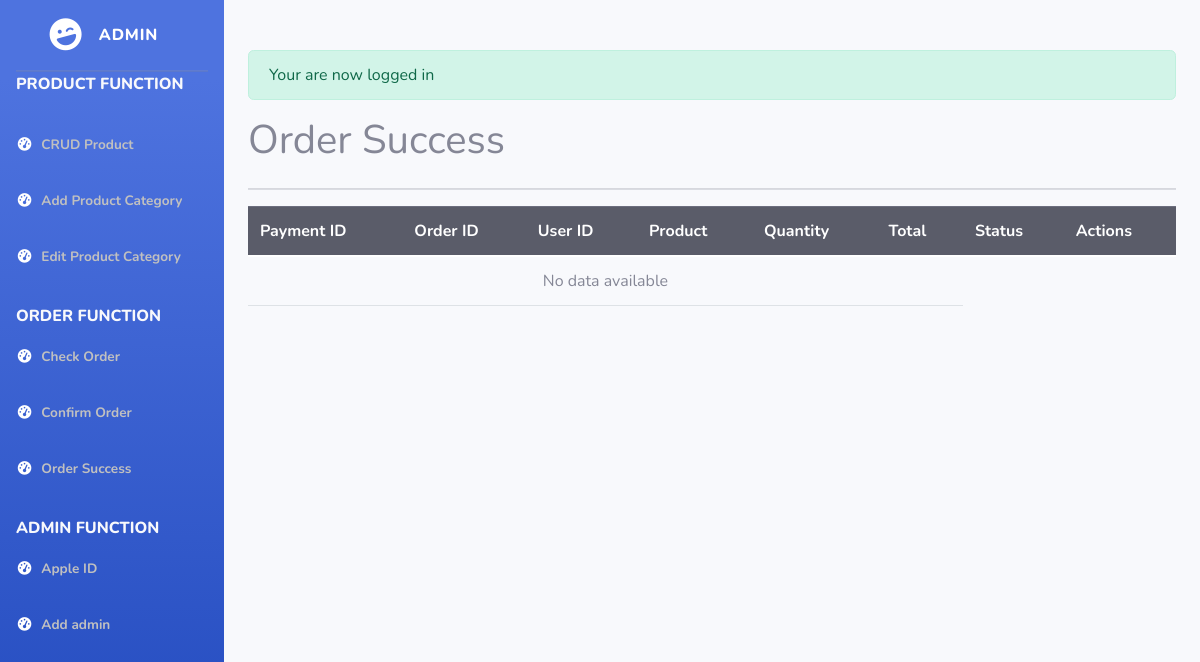
The page /admin/success.php (signed in) on the database as committed earlier.
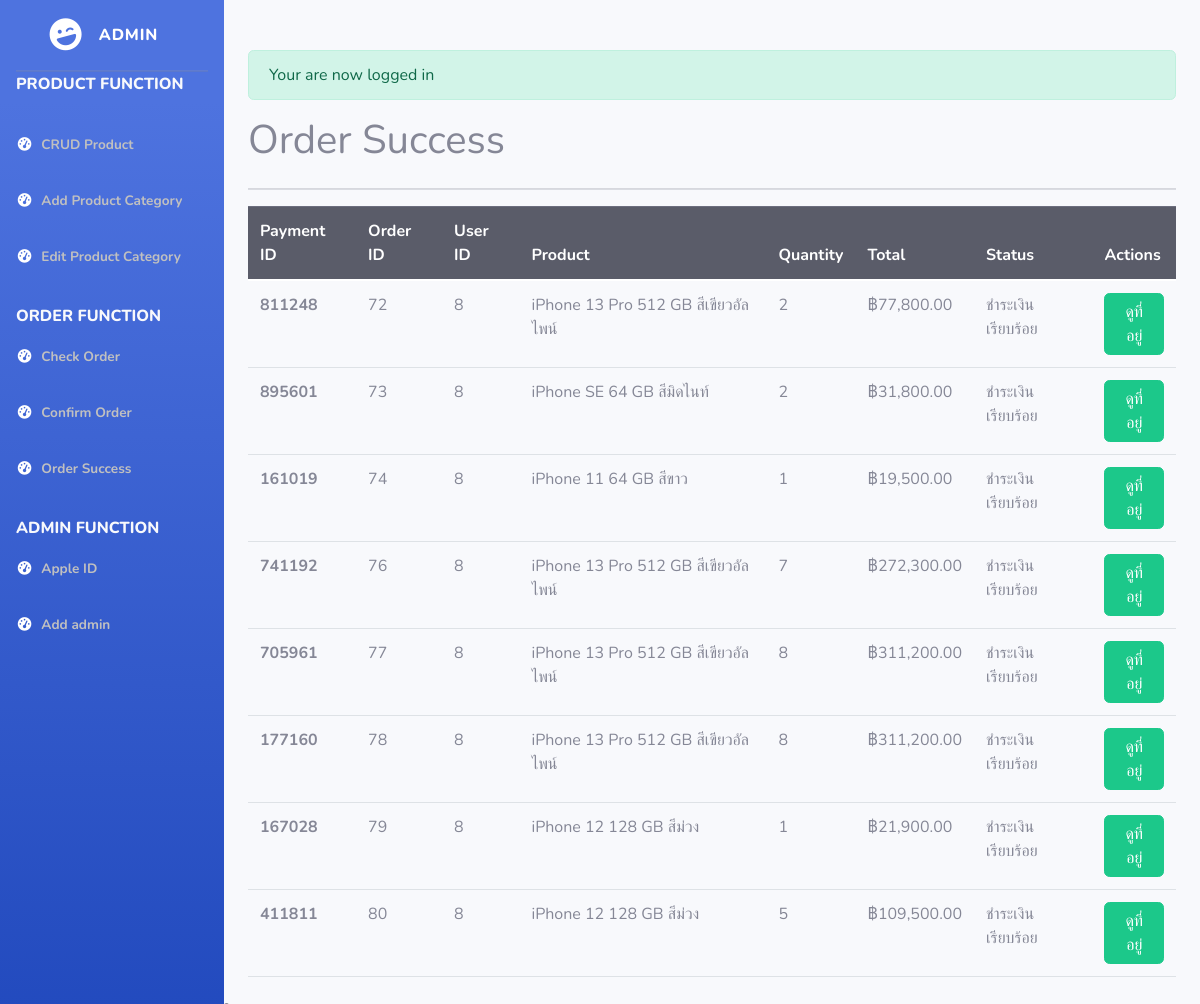
The same page on the database as committed later.
### tables this page shows
CREATE TABLE `order_detail` (
  `id` int(11) NOT NULL,
  `order_id` int(11) NOT NULL,
  `user_id` int(11) NOT NULL,
  `payment_id` int(11) NOT NULL,
  `total` float NOT NULL
);

CREATE TABLE `order_item` (
  `order_id` int(11) NOT NULL,
  `cart_id` int(11) NOT NULL,
  `quantity` int(11) NOT NULL
);

CREATE TABLE `cart_item` (
  `cart_id` int(11) NOT NULL,
  `user_id` int(11) NOT NULL,
  `product_id` int(11) NOT NULL,
  `date` datetime NOT NULL,
  `quantity` int(11) NOT NULL
);

CREATE TABLE `product` (
  `product_id` int(11) NOT NULL,
  `name` varchar(100) NOT NULL,
  `rom` int(11) NOT NULL,
  `descrip` varchar(255) NOT NULL,
  `quantity` int(11) NOT NULL,
  `category_id` int(11) NOT NULL,
  `price` float(15,2) NOT NULL,
  `img` varchar(255) NOT NULL
);

CREATE TABLE `payment_details` (
  `payment_id` int(11) NOT NULL,
  `order_id` int(11) NOT NULL,
  `status` varchar(255) NOT NULL,
  `provider` varchar(100) NOT NULL,
  `img` varchar(255) NOT NULL
);

### admin/success.php (the view, shortened to what the changed rows need)
<?php
require_once "config/db.php";
?>
<!DOCTYPE html>
<html lang="en">
<head>
    <link href="vendor/fontawesome-free/css/all.min.css" rel="stylesheet" type="text/css">
    <link rel="stylesheet" href="http://127.0.0.1/Mini_Project_G4/bootstrap-5.0.2-dist/css/bootstrap.min.css">
    <link rel="stylesheet" href="http://127.0.0.1/Mini_Project_G4/bootstrap-5.0.2-dist/js/bootstrap.js">
    <link href="sb-admin-2.min.css" rel="stylesheet">
</head>
<body>
    <div id="wrapper">
        <div id="content-wrapper" class="d-flex flex-column">
            <div id="content" style="padding-top:50px;">
                <div class="container-fluid">
                    <div class="container-md-auto">
                        <div class="row">
                            <div class="col-md-6">
                                <h1>Order Success </h1>
                            </div>
                        </div>
                        <table class="table">
                        <thead class="thead-dark">
                                <tr>
                                    <th scope="col">Payment ID </th>
                                    <th scope="col">Order ID</th>
                                    <th scope="col">User ID</th>
                                    <th scope="col">Product</th>
                                    <th scope="col">Quantity</th>
                                    <th scope="col">Total</th>
                                    <th scope="col">Status</th>
                                    <th scope="col">Actions</th>
                                </tr>
                            </thead>
                            <tbody>
                                <?php
                                $status = "ชำระเงินเรียบร้อย";
                                $stmt = $conn->query("SELECT product.`rom`,product.`descrip`,order_detail.`id`,order_detail.`order_id`,order_detail.`user_id`,order_detail.`payment_id`,order_detail.`total`,order_item.`order_id`,order_item.`cart_id`,order_item.`quantity`,cart_item.`cart_id`,cart_item.`user_id`,cart_item.`product_id`,cart_item.`quantity`,product.`name` ,payment_details.status
                                FROM order_detail
                                JOIN order_item
                                ON order_detail.`order_id` = order_item.`order_id`
                                JOIN cart_item
                                ON order_item.`cart_id` = cart_item.`cart_id`
                                JOIN product
                                ON cart_item.`product_id` = product.`product_id`
                                JOIN payment_details
                                ON order_detail.`payment_id` = payment_details.`payment_id` AND status = '$status' ");
                                $stmt->execute();
                                $orders = $stmt->fetchAll();
                                if (!$orders) {
                                    echo "<p><td colspan='6' class='text-center'>No data available</td></p>";
                                } else {
                                    foreach ($orders as $order) {
                                ?>
                                        <tr>
                                            <th scope="row"><?php echo $order['payment_id']; ?></th>
                                            <td><?php echo $order['order_id']; ?></td>
                                            <td><?php echo $order['user_id']; ?></td>
                                            <td><?php echo $order['name']." ";
                                             if($order['rom'] == 1024){
                                                echo "1 TB"." ".$order['descrip'];
                                             }else echo $order['rom']." "."GB"." ".$order['descrip']; ?></td>
                                            <td><?php echo $order['quantity']; ?></td>
                                            <td><?php echo "฿" . number_format($order['total'], 2); ?> </td>
                                            <td><?php echo $order['status']; ?></td>
                                            <td>
                                                <form action="showaddress.php" method="POST">
                                                <button type="submit" value="<?php echo $order['user_id']; ?>" name='userid'class="btn btn-success" data-bs-toggle="modal" data-bs-target="#addressModal" data-bs-whatever="@mdo">ดูที่อยู่</button>
                                                </form>
                                            </td>
                                        </tr>
                        <?php }  } ?>
                            </tbody>
                        </table>
                    </div>
                </div>
            </div>
</body>
</html>

Rows that differ between the two databases and show on the page:
added order_detail: payment "811248", order.order_id "72", cart_item.user_id "8", product.name "iPhone 13 Pro", product.rom "512", product.descrip "สีเขียวอัลไพน์", cart_item.quantity "2", total "77,800.00", payment.status "ชำระเงินเรียบร้อย"
added order_detail: payment "895601", order.order_id "73", cart_item.user_id "8", product.name "iPhone SE", product.rom "64", product.descrip "สีมิดไนท์", cart_item.quantity "2", total "31,800.00", payment.status "ชำระเงินเรียบร้อย"
added order_detail: payment "161019", order.order_id "74", cart_item.user_id "8", product.name "iPhone 11", product.rom "64", product.descrip "สีขาว", cart_item.quantity "1", total "19,500.00", payment.status "ชำระเงินเรียบร้อย"
added order_detail: payment "741192", order.order_id "76", cart_item.user_id "8", product.name "iPhone 13 Pro", product.rom "512", product.descrip "สีเขียวอัลไพน์", cart_item.quantity "7", total "272,300.00", payment.status "ชำระเงินเรียบร้อย"
added order_detail: payment "705961", order.order_id "77", cart_item.user_id "8", product.name "iPhone 13 Pro", product.rom "512", product.descrip "สีเขียวอัลไพน์", cart_item.quantity "8", total "311,200.00", payment.status "ชำระเงินเรียบร้อย"
added order_detail: payment "177160", order.order_id "78", cart_item.user_id "8", product.name "iPhone 13 Pro", product.rom "512", product.descrip "สีเขียวอัลไพน์", cart_item.quantity "8", total "311,200.00", payment.status "ชำระเงินเรียบร้อย"
added order_detail: payment "167028", order.order_id "79", cart_item.user_id "8", product.name "iPhone 12", product.rom "128", product.descrip "สีม่วง", cart_item.quantity "1", total "21,900.00", payment.status "ชำระเงินเรียบร้อย"
added order_detail: payment "411811", order.order_id "80", cart_item.user_id "8", product.name "iPhone 12", product.rom "128", product.descrip "สีม่วง", cart_item.quantity "5", total "109,500.00", payment.status "ชำระเงินเรียบร้อย"
Other text that changed with them:
text no longer shown: "No data available"
